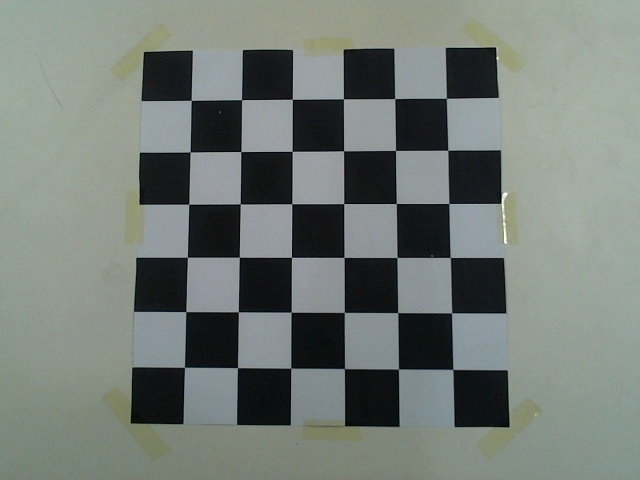
#> input picture kalibrasi/folder_papan_baru/foto_01.jpg, 640 x 480 px; its folder holds only this picture in this run
$ python kalibrasi_dengan_undistortion.py
#> lines starting #> are read from the running program, lines starting #| are printed output that depends on the picture; after the words box and inside, x2 and y2 are one past the last pixel; in counts of white or black regions, pixels touching at a corner belong together
"""Membuat dokumentasi kalibrasi kamera dari folder_papan_baru dan calib_baru.npz.

Hasil (di folder 'dokumentasi'):
    1_deteksi_sudut/  foto papan dengan titik dan garis sudut yang terdeteksi
    2_sebelum/        foto asli dari kamera (masih ada distorsi)
    3_sesudah/        foto yang sama setelah dikoreksi (undistort)
    4_perbandingan/   sebelum dan sesudah dalam satu gambar
    ringkasan.txt     angka hasil kalibrasi
"""

import glob
import os

import cv2
import numpy as np

from kalibrasi_utils import CHECKERBOARD

SINI = os.path.dirname(os.path.abspath(__file__))
FOLDER_FOTO = os.path.join(SINI, "folder_papan_baru")
FOLDER_HASIL = os.path.join(SINI, "dokumentasi")
JUMLAH_PEMBANDING = 6      # berapa foto yang dibuat sebelum-sesudahnya

sub = {}
for nama in ["1_deteksi_sudut", "2_sebelum", "3_sesudah", "4_perbandingan"]:
    sub[nama] = os.path.join(FOLDER_HASIL, nama)
    os.makedirs(sub[nama], exist_ok=True)

# ---- ambil hasil kalibrasi ----
kalib = np.load(os.path.join(SINI, "calib_baru.npz"))
#> (reads kalibrasi/calib_baru.npz from the repository)
K = kalib["K"]
dist = kalib["dist"]
ukuran = (int(kalib["image_size"][0]), int(kalib["image_size"][1]))   # (lebar, tinggi)
rms = float(kalib["rms"])

# ---- bagian 1: gambar sudut yang terdeteksi ----
daftar_foto = sorted(glob.glob(os.path.join(FOLDER_FOTO, "*.jpg")))
berhasil = []
gagal = []
for jalur in daftar_foto:
    nama_file = os.path.basename(jalur)
    gambar = cv2.imread(jalur)
#> gambar is the input picture: shape (480, 640, 3); mean B, G, R 118.8, 124.3, 116.7
    abu = cv2.cvtColor(gambar, cv2.COLOR_BGR2GRAY)
    ketemu, sudut = cv2.findChessboardCornersSB(
        abu, CHECKERBOARD, cv2.CALIB_CB_EXHAUSTIVE | cv2.CALIB_CB_ACCURACY
    )
#> ketemu = True; sudut = 36 rows, first 8: [191.1, 100.3], [241.6, 99.72], [292.3, 99.22], [343.3, 98.86], [394.7, 98.59], [446.5, 98.27], [190.1, 152], [241, 151.6]
    if ketemu:
        cv2.drawChessboardCorners(gambar, CHECKERBOARD, sudut, ketemu)
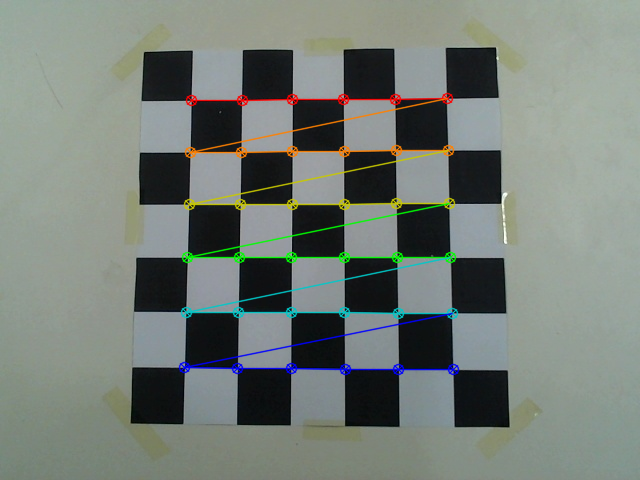
#> gambar: shape (480, 640, 3); 3.77% of pixels changed, all inside (x1, y1, x2, y2) = (178, 92, 460, 376)
        cv2.imwrite(os.path.join(sub["1_deteksi_sudut"], nama_file), gambar)
        berhasil.append(jalur)
    else:
        gagal.append(nama_file)
    print("deteksi:", nama_file, "OK" if ketemu else "GAGAL")
#| deteksi: foto_01.jpg OK

# ---- bagian 2: sebelum dan sesudah undistort ----
# alpha = 1: semua piksel asli dipertahankan, jadi tepi hitam terlihat (slide 30)
K_baru, _ = cv2.getOptimalNewCameraMatrix(K, dist, ukuran, 1, ukuran)

langkah = max(1, len(berhasil) // JUMLAH_PEMBANDING)
terpilih = berhasil[::langkah][:JUMLAH_PEMBANDING]
for jalur in terpilih:
    nama = os.path.splitext(os.path.basename(jalur))[0]
    sebelum = cv2.imread(jalur)
    sesudah = cv2.undistort(sebelum, K, dist, None, K_baru)
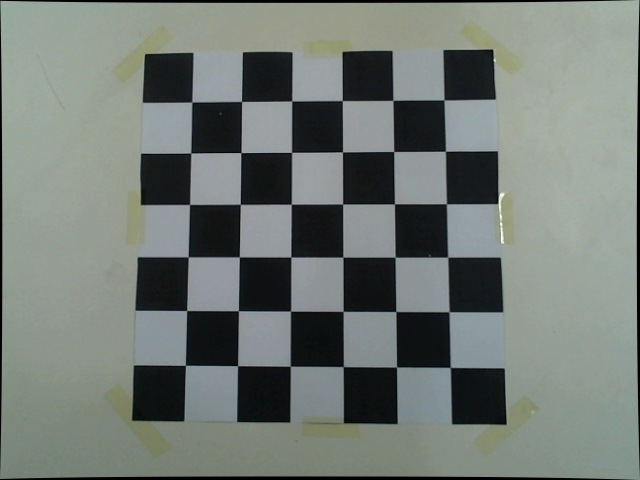
#> sesudah: shape (480, 640, 3); mean B, G, R 117.1, 122.5, 115.1

    cv2.imwrite(os.path.join(sub["2_sebelum"], nama + "_sebelum.jpg"), sebelum)
    cv2.imwrite(os.path.join(sub["3_sesudah"], nama + "_sesudah.jpg"), sesudah)

    kiri = sebelum.copy()
    kanan = sesudah.copy()
    cv2.putText(kiri, "SEBELUM (distorted)", (10, 30),
                cv2.FONT_HERSHEY_SIMPLEX, 0.8, (0, 0, 255), 2)
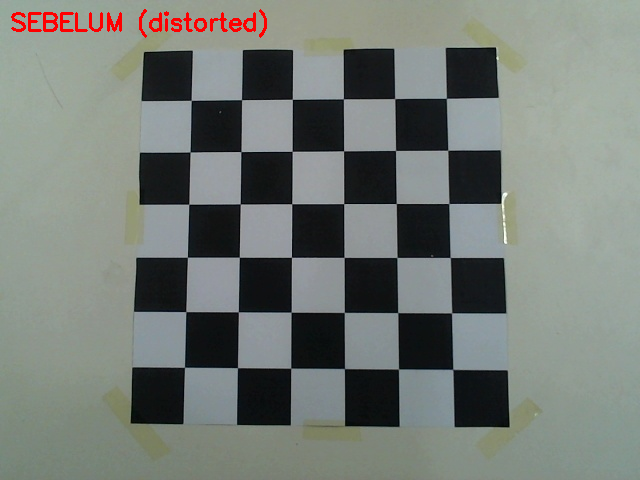
#> kiri: shape (480, 640, 3); 0.66% of pixels changed, all inside (x1, y1, x2, y2) = (11, 9, 267, 38)
    cv2.putText(kanan, "SESUDAH (undistorted)", (10, 30),
                cv2.FONT_HERSHEY_SIMPLEX, 0.8, (0, 200, 0), 2)
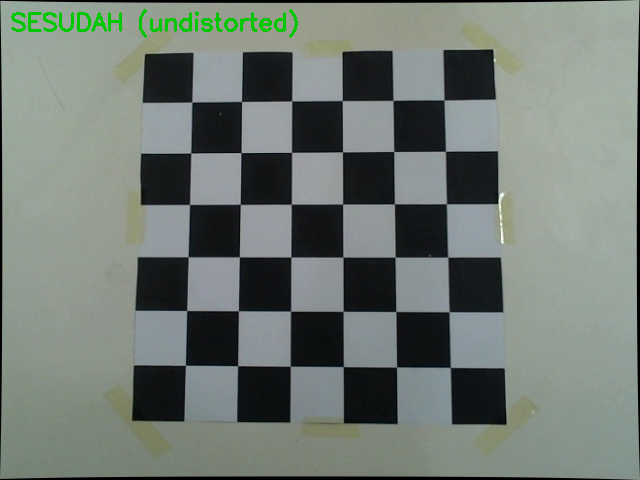
#> kanan: shape (480, 640, 3); 0.71% of pixels changed, all inside (x1, y1, x2, y2) = (11, 9, 298, 38)
    cv2.imwrite(os.path.join(sub["4_perbandingan"], nama + "_perbandingan.jpg"),
                np.hstack([kiri, kanan]))
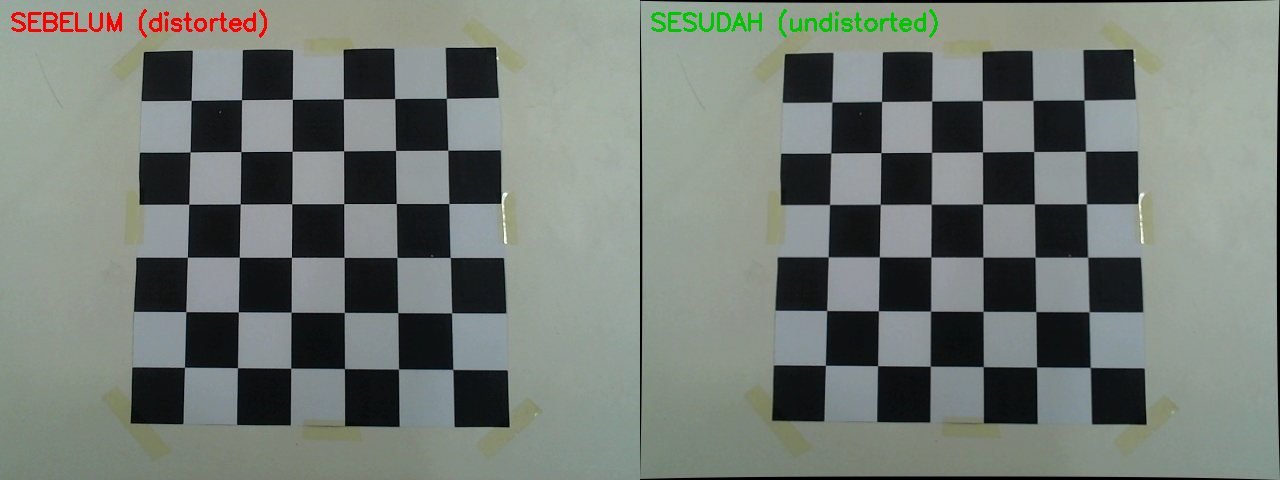
#> saved as foto_01_perbandingan.jpg: shape (480, 1280, 3); mean B, G, R 116.9, 123, 115.7

# ---- bagian 3: ringkasan angka ----
d = dist.ravel()
baris = [
    "HASIL KALIBRASI KAMERA",
    "======================",
    f"Resolusi foto        : {ukuran[0]} x {ukuran[1]}",
    f"Pola papan           : {CHECKERBOARD[0]} x {CHECKERBOARD[1]} sudut dalam",
    f"Jumlah foto          : {len(daftar_foto)}",
    f"Terdeteksi           : {len(berhasil)}",
    f"Gagal                : {len(gagal)}",
    f"RMS reprojection     : {rms:.3f} piksel",
    "",
    "Matriks kamera K:",
    np.array2string(K, precision=2, suppress_small=True),
    f"fx = {K[0, 0]:.2f}   fy = {K[1, 1]:.2f}",
    f"cx = {K[0, 2]:.2f}   cy = {K[1, 2]:.2f}",
    "",
    "Koefisien distorsi (k1, k2, p1, p2, k3):",
    ", ".join(f"{v:.5f}" for v in d[:5]),
    "",
    "Perubahan dari kode asli (calibration_utils.py):",
    "1. CHECKERBOARD diubah dari (6, 9) menjadi (7, 7)",
    "2. Detektor diganti ke findChessboardCornersSB",
    "3. k3 dikunci = 0 dengan flag CALIB_FIX_K3",
    "",
    "Foto yang gagal dideteksi:",
]
baris += gagal if gagal else ["(tidak ada)"]
with open(os.path.join(FOLDER_HASIL, "ringkasan.txt"), "w") as f:
    f.write("\n".join(baris) + "\n")

print()
print("Terdeteksi", len(berhasil), "dari", len(daftar_foto), "foto")
print("Foto pembanding:", len(terpilih))
print("Dokumentasi tersimpan di:", FOLDER_HASIL)
